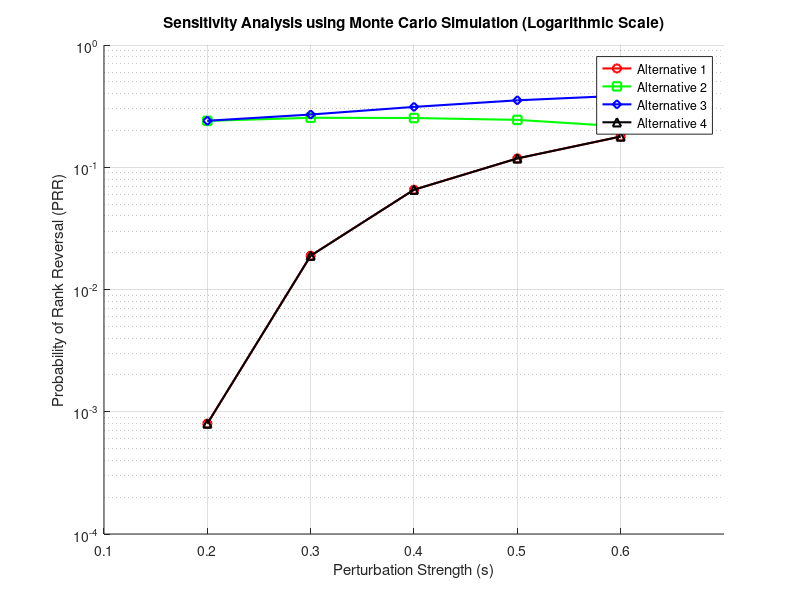

Reproduce this figure in MATLAB.
% Number of criteria, alternatives, and experts
criterias = 4;
alternatives = 4;
experts = 15;

% Number of Monte Carlo simulations
N = 10000;

% Perturbation strengths
s_values = 0.2:0.1:0.6;

% Generate random weights for criteria (normalized)
weights = zeros(criterias, experts);
for i = 1:experts
    weights(:, i) = rand(criterias, 1);
end

% Normalize weights to sum to 1 for each expert
normalized_weights = zeros(criterias, experts);
for i = 1:experts
    total_weight = sum(weights(:, i));
    normalized_weights(:, i) = weights(:, i) / total_weight;
end

% Generate random performances for alternatives (each expert rates each alternative on each criterion)
performances = zeros(criterias, alternatives, experts);
for i = 1:experts
    for j = 1:alternatives
        performances(:, j, i) = rand(criterias, 1) * 100;
    end
end

% Initial utility value calculation (before perturbations)
initial_util_value = zeros(alternatives, 1);
mean_weights = mean(normalized_weights, 2);

for i = 1:alternatives
    mean_performance = mean(performances(:, i, :), 3);
    initial_util_value(i) = sum(mean_weights .* mean_performance);
end

% Sort initial utilities to determine initial ranking
[initial_sorted_util_value, initial_sorted_indices] = sort(initial_util_value, 'descend');

% Preallocate array for storing PRR values
PRR = zeros(length(s_values), alternatives);

% Preallocate arrays for total perturbations and rank reversals
total_perturbations = N * length(s_values);
rank_reversals = zeros(alternatives, 1);

% Monte Carlo simulation for sensitivity analysis
for idx = 1:length(s_values)
    s = s_values(idx);
    reversals_count = zeros(alternatives, 1);  % Track reversals for this perturbation strength

    for n = 1:N
        % Perturb the weights
        perturbed_weights = normalized_weights + s * randn(size(normalized_weights));

        % Ensure no negative weights and re-normalize
        perturbed_weights(perturbed_weights < 0) = 0;
        for i = 1:experts
            perturbed_weights(:, i) = perturbed_weights(:, i) / sum(perturbed_weights(:, i));
        end

        % Calculate utility values with perturbed weights
        perturbed_util_value = zeros(alternatives, 1);
        mean_perturbed_weights = mean(perturbed_weights, 2);

        for i = 1:alternatives
            mean_performance = mean(performances(:, i, :), 3);
            perturbed_util_value(i) = sum(mean_perturbed_weights .* mean_performance);
        end

        % Determine new ranking
        [perturbed_sorted_util_value, perturbed_sorted_indices] = sort(perturbed_util_value, 'descend');

        % Count rank reversals compared to initial ranking
        for i = 1:alternatives
            if perturbed_sorted_indices(i) ~= initial_sorted_indices(i)
                reversals_count(initial_sorted_indices(i)) += 1;
            end
        end
    end

    % Calculate PRR for this perturbation strength
    PRR(idx, :) = reversals_count / N;

    % Update total rank reversals
    rank_reversals += reversals_count;
end

% Calculate the probability of rank reversal for each perturbation strength
PRR_percentage = (PRR * 100);

% Display PRR percentages
disp('PRR (%) for each alternative and perturbation strength:');
disp(PRR_percentage);

% Display total rank reversals
disp('Total rank reversals for each alternative:');
disp(rank_reversals);

% Display total perturbations
disp('Total number of perturbations:');
disp(total_perturbations);

% Plotting the PRR as a function of perturbation strength on a logarithmic scale
figure;
hold on;
colors = {'r', 'g', 'b', 'k'};  % Different colors for each alternative
markers = {'o', 's', 'd', '^'}; % Different markers for each alternative
for i = 1:alternatives
    % Use semilogy to plot the y-axis (PRR) on a logarithmic scale
    semilogy(s_values, PRR(:, i), '-o', 'Color', colors{i}, 'Marker', markers{i}, 'LineWidth', 1.5, ...
         'MarkerSize', 6, 'DisplayName', sprintf('Alternative %d', i));
end
xlabel('Perturbation Strength (s)');
ylabel('Probability of Rank Reversal (PRR)');
title('Sensitivity Analysis using Monte Carlo Simulation (Logarithmic Scale)');
legend('Location', 'Best');
xlim([min(s_values)-0.1, max(s_values)+0.1]);  % Adjust x-axis limits slightly
ylim([1e-4, 1]);  % Set y-axis limits to cover a wide range (adjust as needed)
grid on;
hold off;
